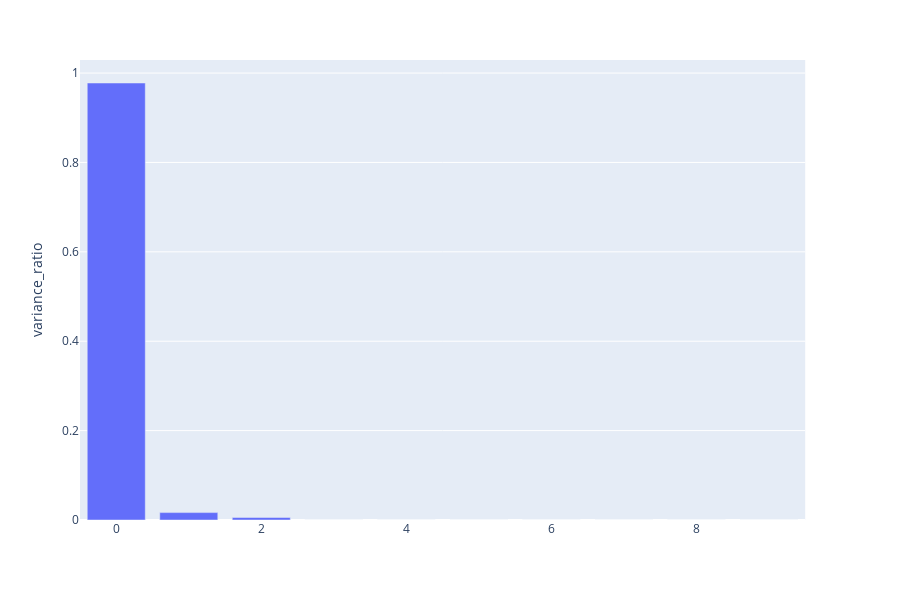

Notebook code for this chart:
### Code cell
px.bar(
    pd.DataFrame(pca.explained_variance_ratio_, columns=['variance_ratio']),
    y='variance_ratio')

### Figure 1 — Plotly figure (JSON) as saved in the notebook; plotly's stock layout.template omitted (floating-point values rounded to 4 significant figures)
{"data": [{"alignmentgroup": "True", "hoverlabel": {"namelength": 0}, "hovertemplate": "variance_ratio=%{y}", "legendgroup": "", "marker": {"color": "#636efa"}, "name": "", "offsetgroup": "", "orientation": "v", "showlegend": false, "textposition": "auto", "type": "bar", "xaxis": "x", "y": [0.9778, 0.01655, 0.005693, 4.539e-07, 6.948e-08, 1.192e-08, 3.433e-09, 2.547e-09, 2.192e-09, 5.89e-10], "yaxis": "y"}], "layout": {"barmode": "relative", "height": 600, "legend": {"tracegroupgap": 0}, "margin": {"t": 60}, "xaxis": {"anchor": "y", "domain": [0, 0.98]}, "yaxis": {"anchor": "x", "domain": [0, 1], "title": {"text": "variance_ratio"}}}}
